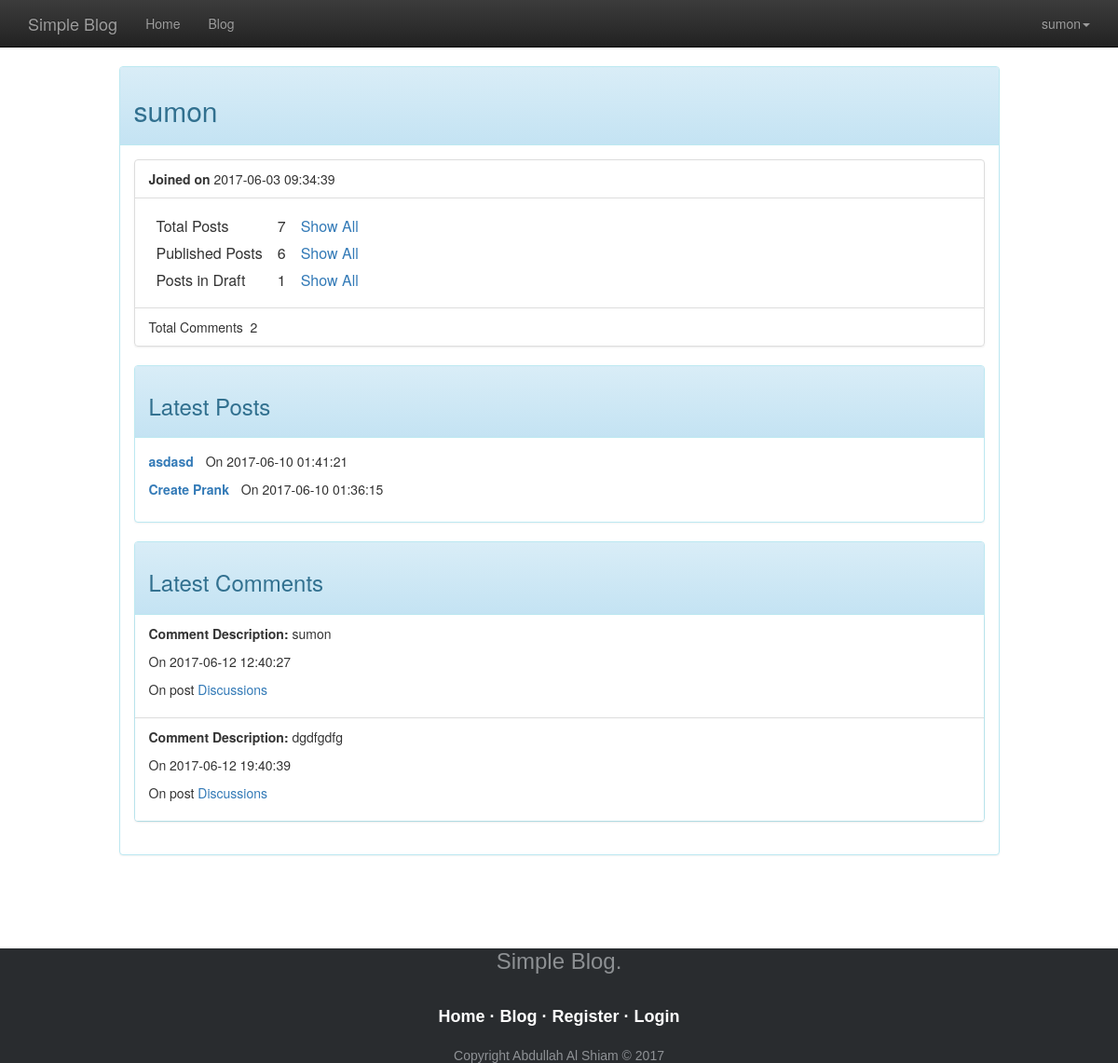
/?controller=pages&action=profile (signed in), run on an earlier commit of the app's database.
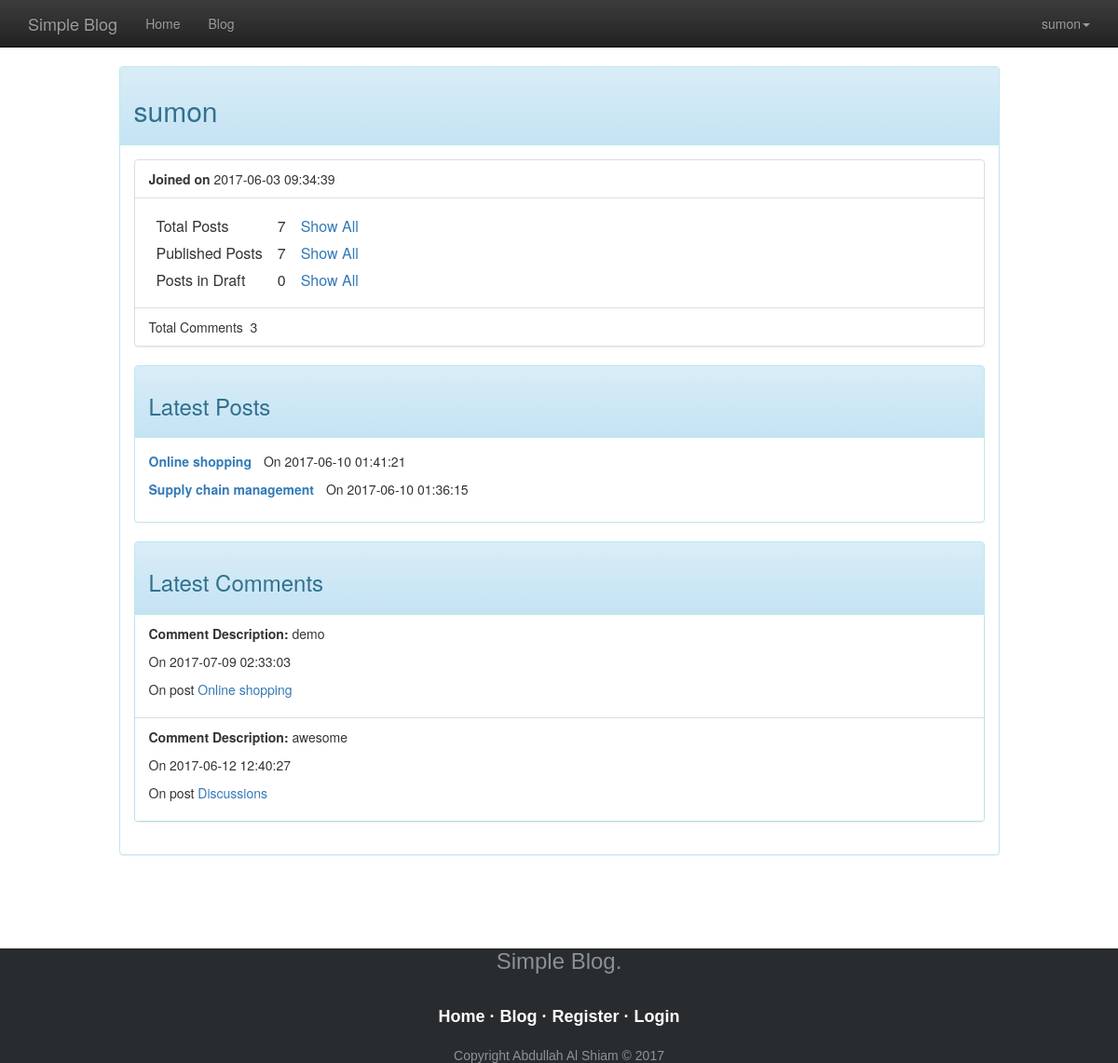
And on a later commit of the database.
### tables this page shows
CREATE TABLE `posts` (
  `id` int(11) NOT NULL,
  `user_id` int(45) NOT NULL,
  `title` text NOT NULL,
  `content` text NOT NULL,
  `description` text NOT NULL,
  `active` int(50) NOT NULL,
  `created_date` datetime NOT NULL
);

CREATE TABLE `comments` (
  `id` int(50) NOT NULL,
  `post_id` int(30) NOT NULL,
  `user_id` int(30) NOT NULL,
  `body` text NOT NULL,
  `created_date` datetime NOT NULL
);

### controllers/pages_controller.php (called while the page is built, shortened)
<?php
  class PagesController {
      public function profile(){
      require_once('views/pages/profile.php');
    }
  }
?>

### index.php (called while the page is built, shortened)
<?php
  require_once('views/layout.php');
?>

### models/model.php (called while the page is built, shortened)
<?php
  class Model {
   public static function GetLatestPostByUserId($user_id) {
       $db = mysqli_connect("localhost", "root", "", "simple_blog");
       $result =mysqli_query($db,"SELECT * FROM posts WHERE user_id='$user_id' ORDER BY `id` DESC LIMIT 2");
     if (mysqli_num_rows($result) == 0) {
        $message="There is no posts available";
    }
    else {
    return $result;
      }
    }
      public static function GetLatestCommentByUserId($user_id) {
       $db = mysqli_connect("localhost", "root", "", "simple_blog");
       $result =mysqli_query($db,"SELECT * FROM comments WHERE user_id='$user_id' ORDER BY `id` DESC LIMIT 2");
     if (mysqli_num_rows($result) == 0) {
        $message="There is no posts available";
    }
    else {
    return $result;
      }
    }
    public static  function TotalPosts($user_id)
  {
    $db = mysqli_connect("localhost", "root", "", "simple_blog");
    $sql = "SELECT user_id FROM `posts` WHERE `user_id`='{$user_id}'";
    $result = mysqli_query($db, $sql);
    if(mysqli_num_rows($result) == true) {
      $row = mysqli_num_rows($result);
      return $row;
    } else {
      return 0;
    }
  }
    public static  function TotalPublishPosts($user_id)
  {
    $i=1;
    $db = mysqli_connect("localhost", "root", "", "simple_blog");
    $sql = "SELECT user_id FROM `posts` WHERE `user_id`='{$user_id}' AND `active`='{$i}'";
    $result = mysqli_query($db, $sql);
    if(mysqli_num_rows($result) == true) {
      $row = mysqli_num_rows($result);
      return $row;
    } else {
      return 0;
    }
  }
    public static  function TotalDraftPosts($user_id)
  {
    $i=0;
    $db = mysqli_connect("localhost", "root", "", "simple_blog");
    $sql = "SELECT user_id FROM `posts` WHERE `user_id`='{$user_id}' AND `active`='{$i}'";
    $result = mysqli_query($db, $sql);
    if(mysqli_num_rows($result) == true) {
      $row = mysqli_num_rows($result);
      return $row;
    } else {
      return 0;
    }
  }
     public static  function TotalComments($user_id)
  {
    $db = mysqli_connect("localhost", "root", "", "simple_blog");
    $sql = "SELECT user_id FROM `comments` WHERE `user_id`='{$user_id}'";
    $result = mysqli_query($db, $sql);
    if(mysqli_num_rows($result) == true) {
      $row = mysqli_num_rows($result);
      return $row;
    } else {
      return 0;
    }
  }
    public static function GetPostByPostId($post_id)
  {
    $db = mysqli_connect("localhost", "root", "", "simple_blog");
    $sql = "SELECT title FROM `posts` WHERE `id`='{$post_id}'";
    $result = mysqli_query($db, $sql);
       if (mysqli_num_rows($result) == 0) {
        $message="There is no posts available";
    }
    else {
     $row=mysqli_fetch_array($result);
    return $row;
      }
  }
  public static  function getUserIdByUserName($user_name)
  {
    $db = mysqli_connect("localhost", "root", "", "simple_blog");
    $sql = "SELECT user_id FROM `user` WHERE `user_name`='{$user_name}'";
    $result = mysqli_query($db, $sql);
    if(mysqli_num_rows($result) == 1) {
      $row = mysqli_fetch_row($result);
      return $row[0];
    } else {
      mysqli_close($db);
      return 0;
    }
  }
  public static  function GetUserjoindate($user_name)
  {
    $db = mysqli_connect("localhost", "root", "", "simple_blog");
    $sql = "SELECT created_date FROM `user` WHERE `user_name`='{$user_name}'";
    $result = mysqli_query($db, $sql);
    if(mysqli_num_rows($result) == 1) {
      $row = mysqli_fetch_row($result);
      return $row[0];
    } else {
      mysqli_close($db);
      return 0;
    }
  }
  }
?>

### views/pages/profile.php (the view, shortened to what the changed rows need)
<?php
if (isset($_SESSION['user_name'])) {
  $user_name=$_SESSION['user_name'];
}
$user_id=Model::getUserIdByUserName($user_name);
$totalpost=Model::TotalPosts($user_id);
$TotalPublishPost=Model::TotalPublishPosts($user_id);
$PosInDraft=Model::TotalDraftPosts($user_id);
$TotalComments=Model::TotalComments($user_id);
$getyserjoineddate=Model::GetUserjoindate($user_name);
 ?>
<?php include 'header.php'; ?>
<div class="container">
<div class="row">
<div class="col-md-10 col-md-offset-1">
<div class="panel panel-info">
            <div class="panel-heading">
              <h2><?php echo $user_name; ?>
            </h2>
             </div>
            <div class="panel-body">
              <div>
  <ul class="list-group">
    <li class="list-group-item">
      <strong>Joined on </strong> <td><?php echo $getyserjoineddate; ?></td>
    </li>
    <li class="list-group-item panel-body">
      <table class="table-padding">
        <tbody><tr>
          <td>Total Posts</td>
          <td><?php echo $totalpost; ?></td>
                    <td><a href="?controller=posts&action=my_post">Show All</a></td>
                  </tr>
        <tr>
          <td>Published Posts</td>
           <td><?php echo $TotalPublishPost; ?></td>
                    <td><a href="?controller=posts&action=index">Show All</a></td>
                  </tr>
        <tr>
          <td>Posts in Draft </td>
           <td><?php echo $PosInDraft; ?></td>
                    <td><a href="http://localhost/blog-master/public/my-drafts">Show All</a></td>
                  </tr>
      </tbody></table>
    </li>
    <li class="list-group-item">
      <td>Total Comments&nbsp</td>
      <td> <?php echo $TotalComments; ?></td>
    </li>
  </ul>
</div>
<div class="panel panel-info">
  <div class="panel-heading"><h3>Latest Posts</h3></div>
  <div class="panel-body">
      <?php $LatesPosts=Model::GetLatestPostByUserId($user_id);
      if($LatesPosts){
        while($row=mysqli_fetch_array($LatesPosts)){
      ?>
              <p>
        <strong><a href="?controller=posts&action=show&id=<?php echo $row['id']; ?>"><?php echo $row['title']; ?></a></strong>
        <span class="well-sm">On <?php echo $row['created_date']; ?></span>
      </p>
      <?php } } else {?>
      <?php echo "<h3>You have no latests post.</h3>"; }?>
          </div>
</div>
<div class="panel panel-info">
  <div class="panel-heading"><h3>Latest Comments</h3></div>
  <div class="list-group">
    <?php
    $LatestComments=Model::GetLatestCommentByUserId($user_id);
       if ($LatestComments) {
        while($comment=mysqli_fetch_array($LatestComments)){
          $postId=$comment['post_id'];
          $postname=Model::GetPostByPostId($postId);
      ?>
        <div class="list-group-item">
        <p><strong>Comment Description: </strong><?php echo $comment['body']; ?></p>
        <p>On <?php echo $comment['created_date']; ?></p>
        <p>On post <a href="?controller=posts&action=show&id=<?php echo $postId; ?>"><?php echo $postname[0] ; ?></a></p>
      </div>
  <?php } } else{?>
<?php echo "<h3>You have no Comments.</h3>"; }?>
   </div>
</div>
            </div>
          </div>
</div>
</div>
</div>
<?php include 'footer.php'; ?>

What changed in the data, as far as the page shows it:
no longer on this page (row edited): comments: body "dgdfgdfg", created_date "2017-06-12 19:40:39", post.title "Discussions"
changed posts: title "asdasd" → "Online shopping"
changed posts: title "Create Prank" → "Supply chain management"
added comments: body "demo", created_date "2017-07-09 02:33:03", post.title "Online shopping"
changed comments "Discussions": body "sumon" → "awesome"
Also different on the page:
$TotalPublishPost: "6" → "7"
$PosInDraft: "1" → "0"
$TotalComments: "2" → "3"
